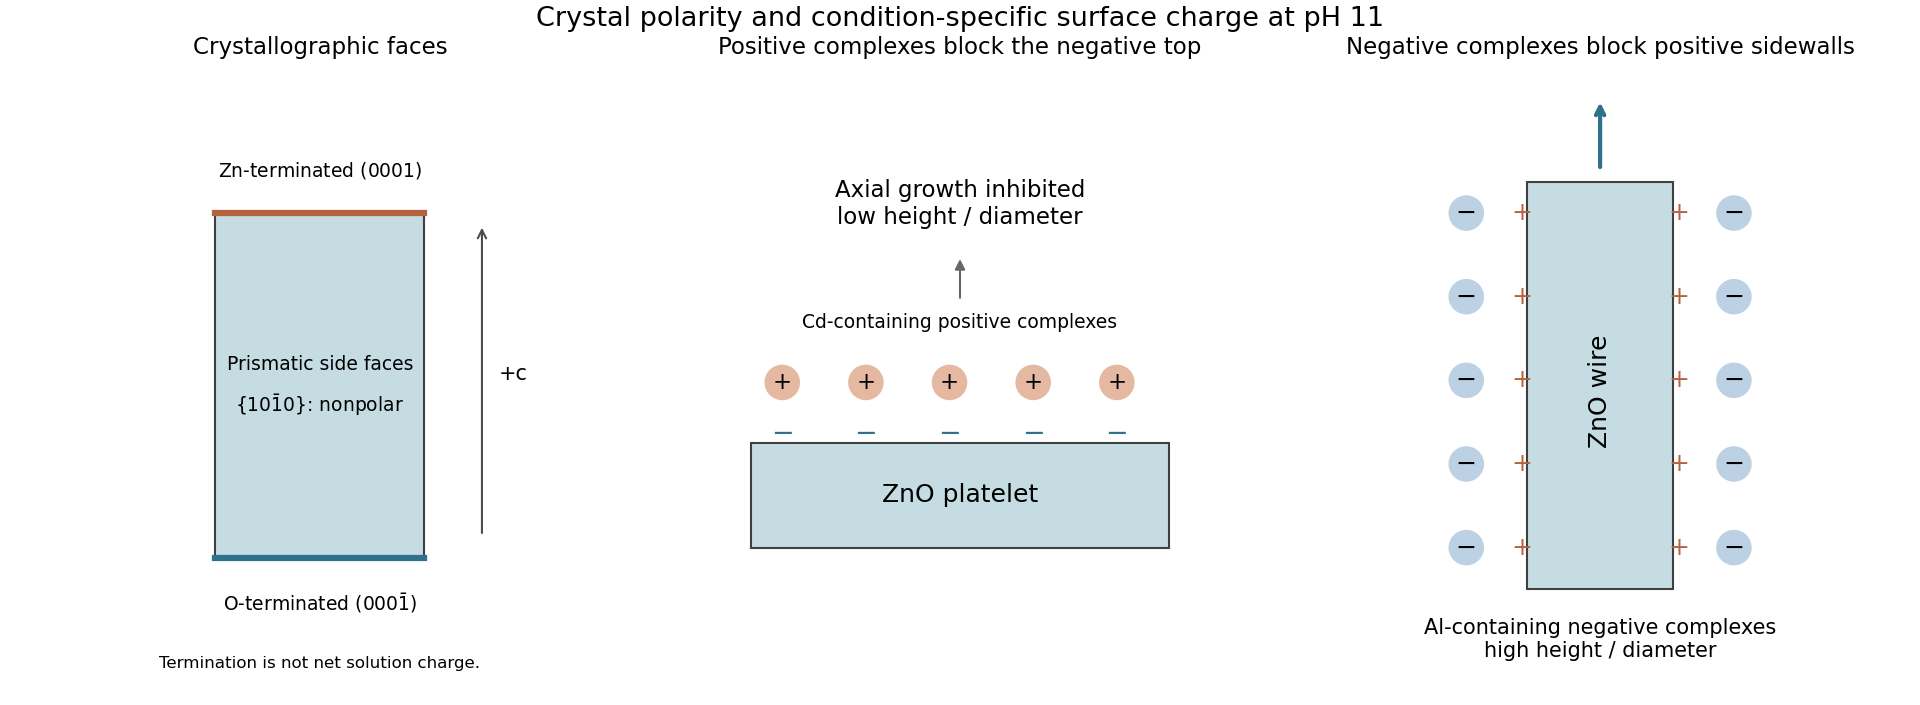

Here is the Python script that generated this plot:
"""Original pH-11 ZnO growth-inhibition schematic; Python 3.14/matplotlib.

Based on the sign-specific chemical observation in Joo et al. (2011), not a
copy of its figures. Effective solution surface charge is not crystal polarity.
Output: PNG basename in the current working directory.
"""
import matplotlib
matplotlib.use('Agg')
import matplotlib.pyplot as plt
from matplotlib.patches import Rectangle,Circle

fig,axes=plt.subplots(1,3,figsize=(12.8,4.7),layout='constrained')
fig.patch.set_facecolor('white')
for ax in axes:
    ax.set(xlim=(0,6),ylim=(0,6),aspect='equal');ax.axis('off')
ax=axes[1];ax.set_title('Positive complexes block the negative top',fontsize=11)
ax.add_patch(Rectangle((1,1.4),4,1,facecolor='#c4dce2',edgecolor='.25'))
ax.text(3,1.9,'ZnO platelet',ha='center',va='center',fontsize=12)
for x in [1.3,2.1,2.9,3.7,4.5]:
    ax.text(x,2.42,'−',ha='center',fontsize=13,color='#2d718b')
    ax.add_patch(Circle((x,2.98),.17,facecolor='#e4b8a1'))
    ax.text(x,2.98,'+',ha='center',va='center',fontsize=11)
ax.text(3,3.5,'Cd-containing positive complexes',ha='center',fontsize=9)
ax.annotate('',(3,4.2),(3,3.75),arrowprops={'arrowstyle':'-|>','color':'.4'})
ax.text(3,4.5,'Axial growth inhibited\nlow height / diameter',ha='center',fontsize=11)
ax=axes[2];ax.set_title('Negative complexes block positive sidewalls',fontsize=11)
ax.add_patch(Rectangle((2.3,1),1.4,3.9,facecolor='#c4dce2',edgecolor='.25'))
ax.text(3,2.9,'ZnO wire',ha='center',va='center',rotation=90,fontsize=12)
for y in [1.4,2.2,3,3.8,4.6]:
    for x,outer in [(2.25,1.72),(3.75,4.28)]:
        ax.text(x,y,'+',ha='center',va='center',fontsize=12,color='#b6623e')
        ax.add_patch(Circle((outer,y),.17,facecolor='#bdd1e5'))
        ax.text(outer,y,'−',ha='center',va='center',fontsize=12)
ax.text(3,.35,'Al-containing negative complexes\nhigh height / diameter',ha='center',fontsize=10)
ax.annotate('',(3,5.7),(3,5),arrowprops={'arrowstyle':'->','color':'#2d718b','lw':2})
ax=axes[0];ax.set_title('Crystallographic faces',fontsize=11)
ax.add_patch(Rectangle((2,1.3),2,3.3,facecolor='#c4dce2',edgecolor='.25'))
ax.plot([2,4],[4.6,4.6],color='#b6623e',lw=3)
ax.plot([2,4],[1.3,1.3],color='#2d718b',lw=3)
ax.text(3,4.95,r'Zn-terminated $(0001)$',ha='center',fontsize=9)
ax.text(3,.8,r'O-terminated $(000\bar1)$',ha='center',fontsize=9)
ax.text(3,3.1,r'Prismatic side faces',ha='center',fontsize=9)
ax.text(3,2.7,r'$\{10\bar10\}$: nonpolar',ha='center',fontsize=9)
ax.annotate('',(4.55,4.5),(4.55,1.5),arrowprops={'arrowstyle':'->','color':'.3'})
ax.text(4.85,3,'+c',ha='center',fontsize=10)
ax.text(3,.25,'Termination is not net solution charge.',ha='center',fontsize=8)
fig.suptitle('Crystal polarity and condition-specific surface charge at pH 11',fontsize=13)
fig.savefig('paper-2-zno-facets.png',dpi=150,facecolor='white')
plt.close(fig)
